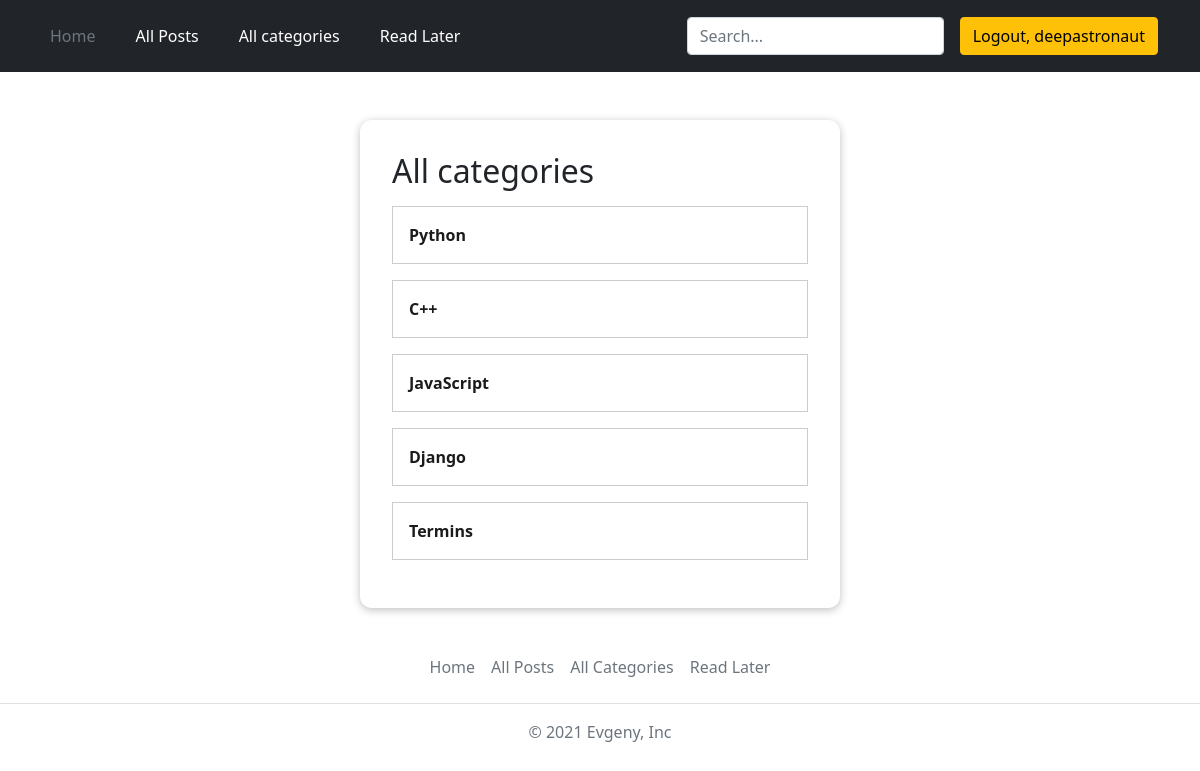
The page /categories/ (signed in) on the database its author committed.
### blog/models.py (models this page shows, shortened)
class Tag(models.Model):
    caption = models.CharField(max_length=10)
    slug = models.SlugField(unique=True, null=True)

### blog/views.py (the view)
# urls.py: path('categories/', views.CategoriesView.as_view(), name='categories-page'),
class CategoriesView(ListView):
    template_name = 'blog/categories.html'
    model = Tag
    context_object_name = 'tags'

### blog/templates/blog/categories.html (shortened to what this page needs)
{% extends 'base.html' %}
{% load static %}
{% block css_files %}
  <link rel="stylesheet" href="{% static 'blog/categories.css' %}">
{% endblock %}
{% block content %}
  <section class="categories foo">
    <h2 class="h2_tag">All categories</h2>
    <ul class="ul_tag">
      {% for tag in tags %}
        <li class="li_tag">
          <a href="{% url 'category-page' tag.slug %}" class="a_tag">
            {{ tag.caption }}
          </a>
        </li>
      {% endfor %}
    </ul>
  </section>
{% endblock %}

### templates/base.html (shortened to what this page needs)
{% load static %}
{% load bootstrap3 %}
<html lang="en">
<head>
    <link rel="stylesheet" href="{% static 'base.css' %}">
    <link href="https://getbootstrap.com/docs/5.1/dist/css/bootstrap.min.css" rel="stylesheet">
    {% block css_files %}{% endblock %}
</head>
<body>
    <header class="p-3 bg-dark text-white">
        <div class="container">
          <div class="d-flex flex-wrap align-items-center justify-content-center justify-content-lg-start">
            <ul class="nav col-12 col-lg-auto me-lg-auto mb-2 justify-content-center mb-md-0 gap">
              <li><a href="{% url 'starting-page' %}" class="nav-link px-2 text-secondary">Home</a></li>
              <li><a href="{% url 'posts-page' %}" class="nav-link px-2 text-white">All Posts</a></li>
              <li><a href="{% url 'categories-page' %}" class="nav-link px-2 text-white">All categories</a></li>
              {% if request.user.is_authenticated %}
              <li><a href="{% url 'read-later-page'%}" class="nav-link px-2 text-white">Read Later</a></li>
              {% endif %}
            </ul>
            <form action="{% url 'search-results' %}" class="col-12 col-lg-auto mb-3 mb-lg-0 me-lg-3" method="get">
              <input type="search" name="q" class="form-control form-control-dark" placeholder="Search..." aria-label="Search">
            </form>
            <div class="text-end">
                {% if request.user.is_authenticated %}
                <a href="{% url 'logout' %}"><button type="button" class="btn btn-warning">Logout, {{request.user}}</button></a>
                {% else %}
                <a href="{% url 'login' %}"><button type="button" class="btn btn-outline-light me-2">Login</button></a>
                <a href="{% url 'register' %}"><button type="button" class="btn btn-warning">Sign-up</button></a>
                {% endif %}
            </div>
          </div>
        </div>
    </header>
            {% block content %}
            {% endblock %}
          <footer class="py-3 my-4 footer">
            <ul class="nav justify-content-center border-bottom pb-3 mb-3">
              <li class="nav-item"><a href="{% url 'starting-page' %}" class="nav-link px-2 text-muted">Home</a></li>
              <li class="nav-item"><a href="{% url 'posts-page' %}" class="nav-link px-2 text-muted">All Posts</a></li>
              <li class="nav-item"><a href="{% url 'categories-page' %}" class="nav-link px-2 text-muted">All Categories</a></li>
              {% if request.user.is_authenticated %}
              <li class="nav-item"><a href="{% url 'read-later-page'%}" class="nav-link px-2 text-muted">Read Later</a></li>
              {% endif %}
            </ul>
            <p class="text-center text-muted">© 2021 Evgeny, Inc</p>
          </footer>
</body>
</html>

### static/base.css (style rules this page uses)
html { height: 100%; }
body { position: relative; }
.form-control-dark { color: #fff; background-color: var(--bs-dark); border-color: var(--bs-gray); }
.gap { gap: 1.5rem; }
.footer { position: absolute; bottom: 0; width: 100%; }
.foo { margin-bottom: 200px; }

### blog/static/blog/categories.css (style rules this page uses)
body { height: 100%; }
.categories { margin: 3rem auto 3rem auto; padding: 2rem; border-radius: 12px; box-shadow: 0 2px 8px rgba(0, 0, 0, 0.25); background-color: white; width: 90%; max-width: 30rem; }
.ul_tag { list-style: none; padding: 0; }
.li_tag { margin: 1rem 0; }
.a_tag { display: block; padding: 1rem; width: 100%; text-decoration: none; border: 1px solid #ccc; color: #1b1b1b; font-weight: bold; }

### rows shown on the page
Tag: caption "Python"
Tag: caption "C++"
Tag: caption "JavaScript"
Tag: caption "Django"
Tag: caption "Termins"

### other values the page prints
{{ request.user }} "deepastronaut"
